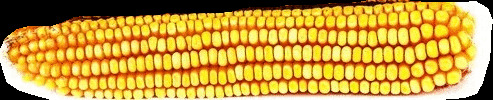
#> input picture images/corn/test1.jpg, 493 x 100 px, found by its file name
$ python 'counting the Kernels.py'
#> lines starting #> are read from the running program, lines starting #| are printed output that depends on the picture; after the words box and inside, x2 and y2 are one past the last pixel; in counts of white or black regions, pixels touching at a corner belong together
#Counting the Kernels
import cv2
import matplotlib.pyplot as plt

# Load the image
image = cv2.imread(r'C:\Users\C.GOUTHAM\Desktop\Deepcorn\images\corn\test1.jpg')
#> image is the input picture: shape (100, 493, 3); mean B, G, R 62.2, 158, 198

# Convert the image to grayscale
gray = cv2.cvtColor(image, cv2.COLOR_BGR2GRAY)
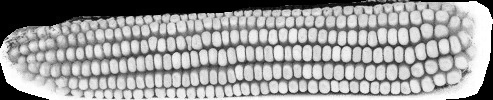
#> gray: shape (100, 493); min 0, max 255, mean 159.1

# Apply thresholding to create a binary image
_, binary = cv2.threshold(gray, 0, 255, cv2.THRESH_BINARY_INV + cv2.THRESH_OTSU)
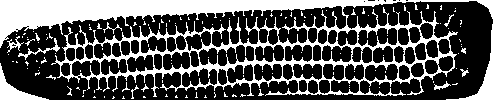
#> binary: shape (100, 493); 32.5% white; 127 white regions (115 under 20 px)

# Find contours in the binary image
contours, _ = cv2.findContours(binary, cv2.RETR_EXTERNAL, cv2.CHAIN_APPROX_SIMPLE)
#> contours = 107 contours, 101 with area under 20; largest, box (x1, y1, x2, y2) and area: (0, 0, 493, 97) 24712, (446, 24, 493, 100) 432, (0, 63, 49, 100) 422, (18, 38, 60, 60) 82, (7, 36, 24, 53) 47, (434, 81, 451, 90) 34

# Create a blank image to draw the seeds
seeds = cv2.cvtColor(binary, cv2.COLOR_GRAY2BGR)
#> seeds: shape (100, 493, 3); 32.5% white; 127 white regions (115 under 20 px), largest, box (x1, y1, x2, y2) and area: (0, 0, 493, 97) 14027, (446, 24, 493, 100) 544, (0, 63, 49, 100) 496

# Draw the contours as seeds on the blank image
cv2.drawContours(seeds, contours, -1, (0, 0, 255), 2)
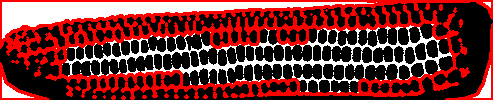
#> seeds: shape (100, 493, 3); mean B, G, R 46.1, 46.1, 114

# Display the original image and the seeds
plt.subplot(121), plt.imshow(cv2.cvtColor(image, cv2.COLOR_BGR2RGB)), plt.title('Original Image')
plt.subplot(122), plt.imshow(cv2.cvtColor(seeds, cv2.COLOR_BGR2RGB)), plt.title('Seeds')
plt.show()
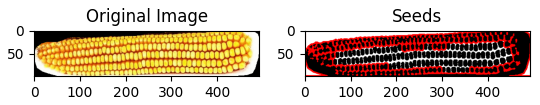
#> figure drawn by matplotlib, 2 panels

$ run again, with images/corn/test2.jpg copied over images/corn/test1.jpg
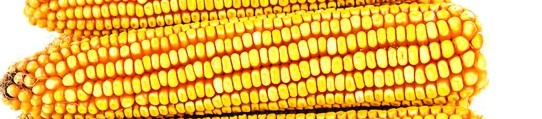
#> input picture images/corn/test2.jpg, 542 x 119 px, found by its file name
#> image is the input picture: shape (119, 542, 3); mean B, G, R 81.5, 185.1, 231.2
#> `_, binary = cv2.threshold(gray, 0, 255, cv2.THRESH_BINARY_INV + cv2.TH..`:
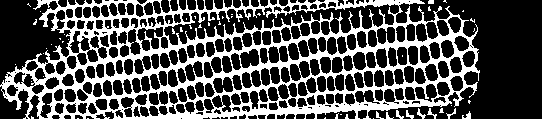
#> binary: shape (119, 542); 31.6% white; 52 white regions (42 under 20 px)
#> contours = 37 contours, 32 with area under 20; largest, box (x1, y1, x2, y2) and area: (0, 0, 480, 119) 45884, (417, 108, 426, 119) 22, (462, 111, 471, 119) 22, (406, 110, 414, 119) 20, (396, 110, 404, 119) 20
#> `plt.show()`:
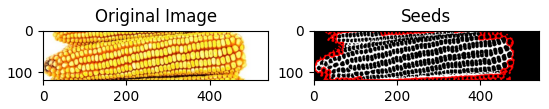
#> figure drawn by matplotlib, 2 panels

$ run again, with images/corn/test4.jpg copied over images/corn/test1.jpg
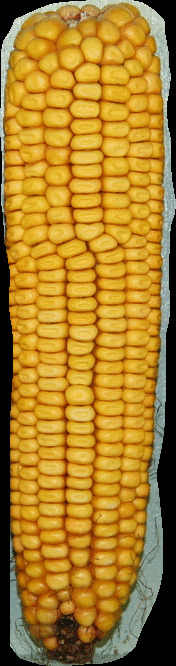
#> input picture images/corn/test4.jpg, 176 x 666 px, found by its file name
#> image is the input picture: shape (666, 176, 3); mean B, G, R 42.4, 128.2, 170.1
#> `_, binary = cv2.threshold(gray, 0, 255, cv2.THRESH_BINARY_INV + cv2.TH..`:
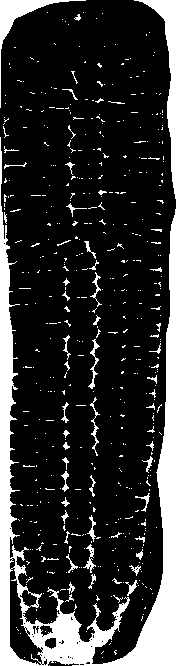
#> binary: shape (666, 176); 18.7% white; 498 white regions (442 under 20 px)
#> contours = 493 contours, 470 with area under 20; largest, box (x1, y1, x2, y2) and area: (0, 137, 176, 666) 15680, (134, 0, 176, 199) 1418, (0, 0, 86, 108) 858, (88, 339, 100, 389) 92, (83, 544, 96, 573) 80
#> `plt.show()`:
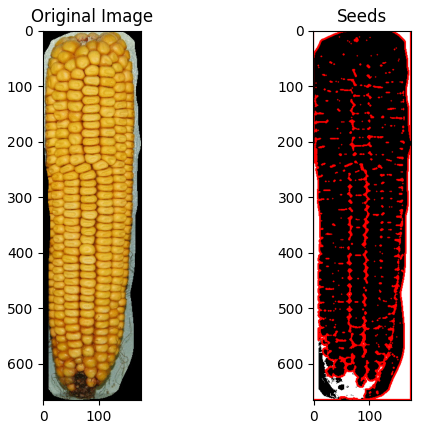
#> figure drawn by matplotlib, 2 panels
